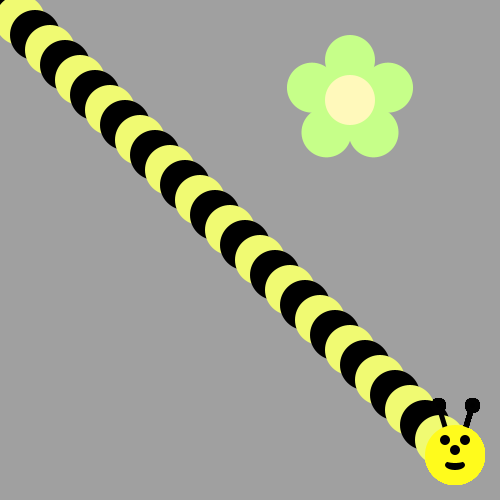
Frame 1 (no input)
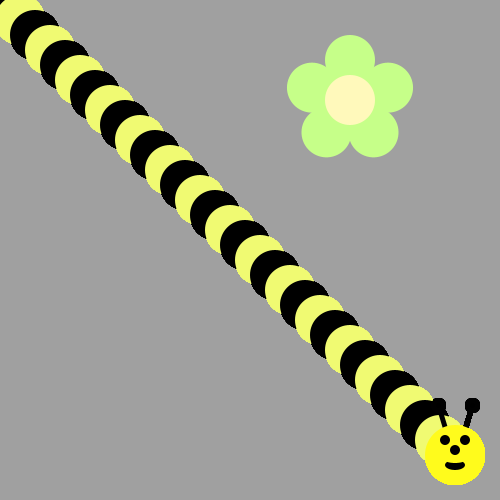
Frame 60 (the mouse pressed at the canvas centre just before this capture)
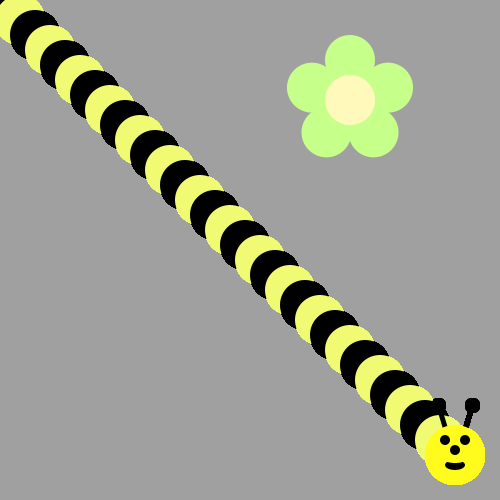
Frame 120 (the mouse held since frame 60 and released just before this capture)

The Processing sketch that drew these frames (run headless with seeded random() and noise(); from frame 60 on, the mouse is pressed at the canvas centre):

// Processing sketch: BumbleBee
// ── BumbleBee.pde
void draw() {
for(int i = -250;  i < 460; i = i + 30) {
 fill(#F0FA72);
 ellipse(i, i , 50, 50);
 fill(#000000);
 ellipse(i + 15, i + 15, 50, 50);
 drawBeeFace(455, 455);
}
}

void drawFlower(int x, int y) {
     noStroke();
     translate(x, y);
     // draw 5 petals, rotating after each one<
     fill(#c6ff89);      // green
      for (int i = 0; i < 5; i++) {
           ellipse(0, -40, 50, 50);
          rotate(radians(72));
     }
     fill(#fff9bb); // light yellow
     ellipse(0, 0, 50, 50);
} 
void drawBeeFace(int BeeFaceX, int BeeFaceY) {
     noStroke();
     fill(0, 0, 0);
     stroke(1);
     strokeWeight(5);
     line(BeeFaceX-10, BeeFaceY-27, BeeFaceX-17, BeeFaceY-50);
     line(BeeFaceX+10, BeeFaceY-27, BeeFaceX+17, BeeFaceY-50);
     ellipse(BeeFaceX-17, BeeFaceY-50, 10, 10);
     ellipse(BeeFaceX+17, BeeFaceY-50, 10, 10);
     noStroke();
     fill(255, 251, 28);
     ellipse(BeeFaceX, BeeFaceY, 60, 60); // face
     fill(255, 237, 209);
     fill(0,0,0);
      ellipse(BeeFaceX-10, BeeFaceY-15, 10, 10); // eyes
     ellipse(BeeFaceX+10, BeeFaceY-15, 10, 10);
      ellipse(BeeFaceX, BeeFaceY-5, 10, 10); // nose
      ellipse(BeeFaceX, BeeFaceY+10, 20, 10);// mouth
     fill(255, 251, 28);
     ellipse(BeeFaceX, BeeFaceY+5, 20, 6);
}

void setup() {
     ellipseMode(CENTER);
     size(500, 500);
     background(160, 160, 160);
      drawFlower(350, 100);
}
